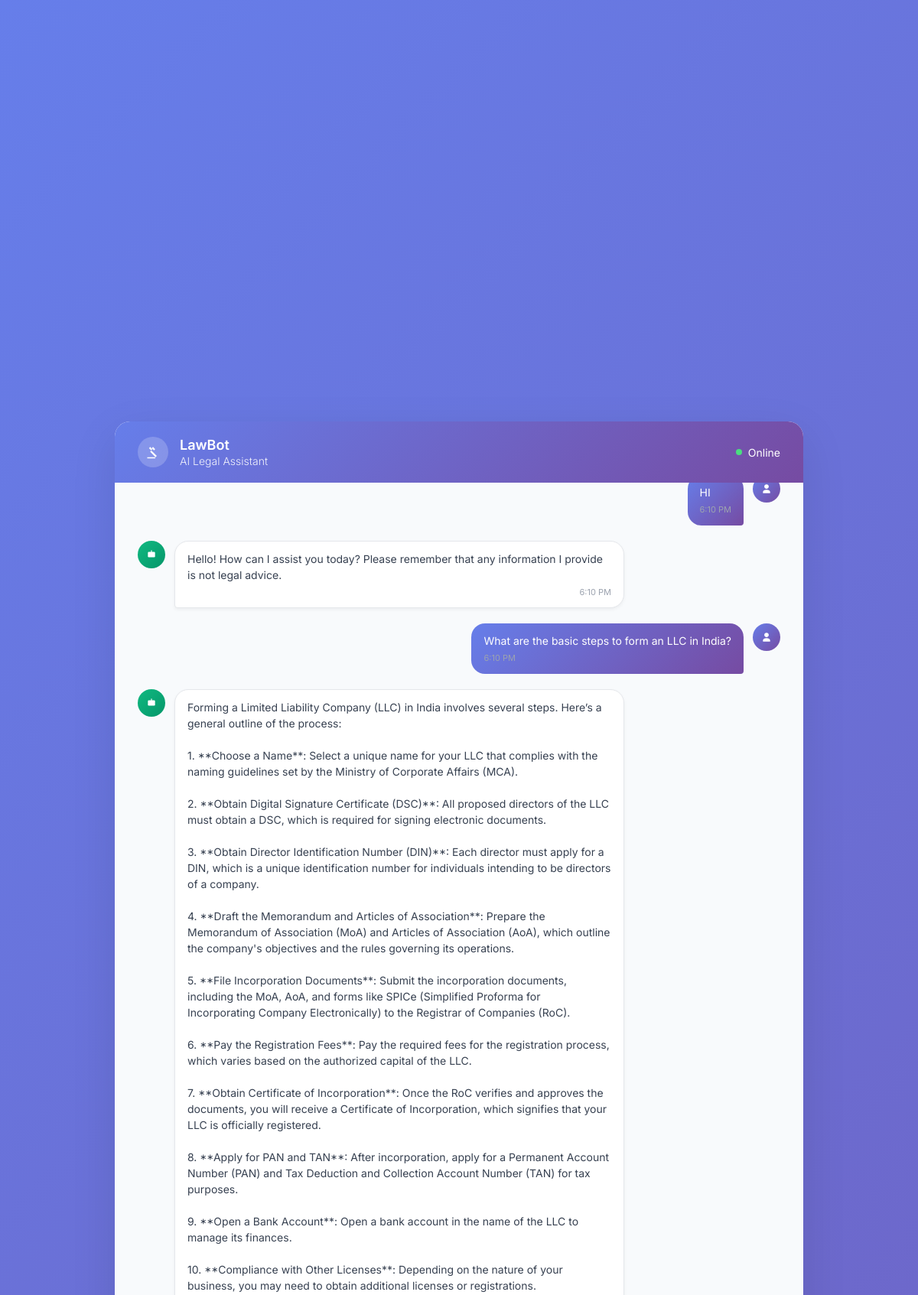
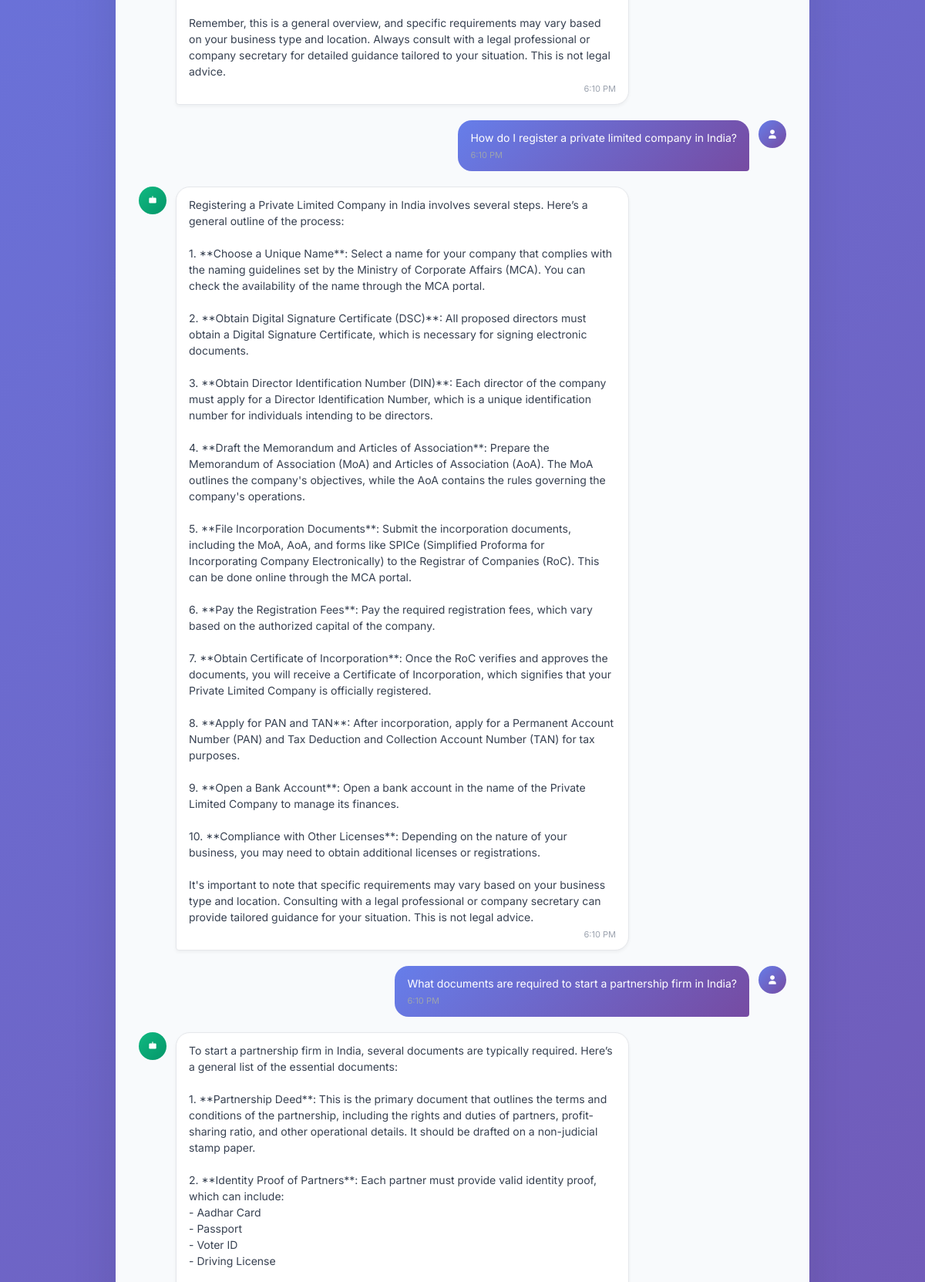
The page / (upper part) on the database its author committed (2 pictures, top to bottom).
### chatbot/models.py (models this page shows, shortened)
class Message(models.Model):
    role = models.CharField(max_length=20)  # 'user' or 'assistant'
    content = models.TextField()
    created_at = models.DateTimeField(auto_now_add=True)

### chatbot/views.py (the view, shortened to what this page needs)
# urls.py: path("", chat_view, name="chat"),
def chat_view(request):
    messages = Message.objects.all().order_by('created_at')
    return render(request, "index.html", {"messages": messages})

### templates/index.html (shortened to what this page needs)
{% extends 'base.html' %}
{% block content %}
<div class="chat-container">
    <div class="chat-header">
        <div class="avatar">
            <span id="headerIcon" aria-hidden="true"></span>
        </div>
        <div class="info">
            <h1>LawBot</h1>
            <p>AI Legal Assistant</p>
        </div>
        <div class="status">
            <div class="status-dot"></div>
            <span>Online</span>
        </div>
    </div>
    <div class="chat-messages" id="chatMessages">
        {% if messages %}
            {% for msg in messages %}
                <div class="message {{ msg.role }}">
                    <div class="message-avatar">
                    </div>
                    <div class="message-content">
                        {{ msg.content|linebreaksbr }}
                        <div class="message-time">
                            {{ msg.created_at|date:"g:i A"|default:"Now" }}
                        </div>
                    </div>
                </div>
            {% endfor %}
        {% else %}
            <div class="welcome-message">
                <i class="fas fa-comments"></i>
                <h3>Welcome to LawBot!</h3>
                <p>I'm your AI legal assistant. Ask me any legal questions and I'll provide general information to help guide you. Remember, this is not legal advice.</p>
            </div>
        {% endif %}
    </div>
</div>
{% endblock %}

### templates/base.html (shortened to what this page needs)
<!DOCTYPE html>
<html lang="en">
<head>
    <link href="https://cdnjs.cloudflare.com/ajax/libs/font-awesome/6.4.0/css/all.min.css" rel="stylesheet">
    <link href="https://cdnjs.cloudflare.com/ajax/libs/font-awesome/6.5.1/css/all.min.css" rel="stylesheet">
    <link href="https://use.fontawesome.com/releases/v6.4.0/css/all.css" rel="stylesheet">
</head>
<body>
    {% block content %}
    {% endblock %}
</body>
</html>

### templates/base.html (style rules this page uses)
* { margin: 0; padding: 0; box-sizing: border-box; }
body { font-family: 'Inter', -apple-system, BlinkMacSystemFont, 'Segoe UI', Roboto, sans-serif; background: linear-gradient(135deg, #667eea 0%, #764ba2 100%); min-height: 100vh; display: flex; align-items: center; justify-content: center; padding: 20px; }
.chat-container { background: white; border-radius: 20px; box-shadow: 0 20px 60px rgba(0, 0, 0, 0.1); width: 100%; max-width: 900px; height: 80vh; display: flex; flex-direction: column; overflow: hidden; }
.chat-header { background: linear-gradient(135deg, #667eea 0%, #764ba2 100%); color: white; padding: 20px 30px; display: flex; align-items: center; gap: 15px; }
.chat-header .avatar { width: 40px; height: 40px; background: rgba(255, 255, 255, 0.2); border-radius: 50%; display: flex; align-items: center; justify-content: center; font-size: 18px; }
.chat-header .info h1 { font-size: 18px; font-weight: 600; margin-bottom: 2px; }
.chat-header .info p { font-size: 14px; opacity: 0.9; font-weight: 300; }
.chat-header .status { margin-left: auto; display: flex; align-items: center; gap: 8px; font-size: 14px; }
.status-dot { width: 8px; height: 8px; background: #4ade80; border-radius: 50%; animation: pulse 2s infinite; }
.chat-messages { flex: 1; padding: 20px 30px; overflow-y: auto; background: #f8fafc; }
.message { margin-bottom: 20px; display: flex; gap: 12px; animation: slideIn 0.3s ease-out; }
.message.user { flex-direction: row-reverse; }
.message-avatar { width: 36px; height: 36px; border-radius: 50%; display: flex; align-items: center; justify-content: center; font-size: 14px; font-weight: 600; flex-shrink: 0; }
.message.user .message-avatar { background: linear-gradient(135deg, #667eea 0%, #764ba2 100%); color: white; }
.message.assistant .message-avatar { background: linear-gradient(135deg, #10b981 0%, #059669 100%); color: white; }
.message-content { max-width: 70%; padding: 12px 16px; border-radius: 18px; line-height: 1.5; font-size: 14px; }
.message.user .message-content { background: linear-gradient(135deg, #667eea 0%, #764ba2 100%); color: white; border-bottom-right-radius: 4px; }
.message.assistant .message-content { background: white; color: #374151; border: 1px solid #e5e7eb; border-bottom-left-radius: 4px; box-shadow: 0 2px 4px rgba(0, 0, 0, 0.05); }
.message-time { font-size: 11px; color: #9ca3af; margin-top: 4px; text-align: right; }
.message.user .message-time { text-align: left; }

### rows shown on the page
Message: content "HI", created_at "6:10 PM"
Message: content "Hello! How can I assist you today? Please remember that any information I provide is not legal advice.", created_at "6:10 PM"
Message: content "What are the basic steps to form an LLC in India?", created_at "6:10 PM"
Message: content "Forming a Limited Liability Company (LLC) in India involves several steps. Here’s a general outline of the process: 1. **Choose a Name**: Select a unique name for your LLC that complies with the naming guidelines set by the Ministry of Corporate Affairs (MCA). 2. **Obtain Digital Signature Certificate (DSC)**: All proposed directors of the LLC must obtain a DSC, which is required for signing electronic documents. 3. **Obtain Director Identification Number (DIN)**: Each director must apply for a DIN, which is a unique identification number for individuals intending to be directors of a company. 4. **Draft the Memorandum and Articles of Association**: Prepare the Memorandum of Association…", created_at "6:10 PM"
Message: content "How do I register a private limited company in India?", created_at "6:10 PM"
Message: content "Registering a Private Limited Company in India involves several steps. Here’s a general outline of the process: 1. **Choose a Unique Name**: Select a name for your company that complies with the naming guidelines set by the Ministry of Corporate Affairs (MCA). You can check the availability of the name through the MCA portal. 2. **Obtain Digital Signature Certificate (DSC)**: All proposed directors must obtain a Digital Signature Certificate, which is necessary for signing electronic documents. 3. **Obtain Director Identification Number (DIN)**: Each director of the company must apply for a Director Identification Number, which is a unique identification number for individuals intending to…", created_at "6:10 PM"
Message: content "What documents are required to start a partnership firm in India?", created_at "6:10 PM"
Message: content "To start a partnership firm in India, several documents are typically required. Here’s a general list of the essential documents: 1. **Partnership Deed**: This is the primary document that outlines the terms and conditions of the partnership, including the rights and duties of partners, profit-sharing ratio, and other operational details. It should be drafted on a non-judicial stamp paper. 2. **Identity Proof of Partners**: Each partner must provide valid identity proof, which can include: - Aadhar Card - Passport - Voter ID - Driving License"
